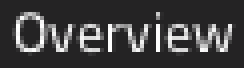
#> input picture images/reference/overview.png, 61 x 17 px (shown 4 times larger)
$ python check_font.py
#> lines starting #> are read from the running program, lines starting #| are printed output that depends on the picture

# copy/paste into gimp to compare w/ original Nauvis
# looks like TitilliumWeb-Regular with size 14 font matches exactly
import numpy as np
import os
from PIL import Image, ImageDraw, ImageFont

BLACK = (0, 0, 0, 255)
FACTORIO_BACKGROUND_COLOR = (36, 35, 36, 255)

reference_image = Image.open(os.path.join('images', 'reference', 'overview.png'))
#> reference_image is the input picture: PIL image 61x17 RGBA; mean R, G, B, A 65.5, 64.6, 65.5, 255
reference_data = np.asarray(reference_image)[:,:,:3].sum(axis=2)

RESAMPLING_METHOD = Image.Resampling.BOX

font_size = 14
x_offset = 3
y_offset = reference_image.height - 4
#> y_offset = 13
fnt = ImageFont.truetype(os.path.join('fonts', 'TitilliumOTF', 'Titillium-Regular.otf'), 14)
# fnt = ImageFont.truetype(os.path.join('fonts', 'TitilliumTTF', 'TitilliumWeb-Regular.ttf'), 14)

img  = Image.new( mode="RGBA", size=reference_image.size , color=FACTORIO_BACKGROUND_COLOR)
d = ImageDraw.Draw(img)
d.text((x_offset, y_offset), "Overview", font=fnt, fill=(255, 255, 255, 255), anchor='ls')
img = img.convert('RGB')
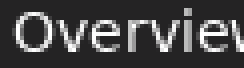
#> img: PIL image 61x17 RGB (shown 4 times larger); mean R, G, B 70.8, 69.9, 70.8
img.save(os.path.join('images', 'reference', 'overview_guess.png'))
img_data = np.asarray(img)[:,:,:3].sum(axis=2)
#err = np.abs(reference_data-img_data).sum()
err = np.square(reference_data-img_data).sum()
#> err = 54849772
print(f'err: {err}')
#| err: 54849772
